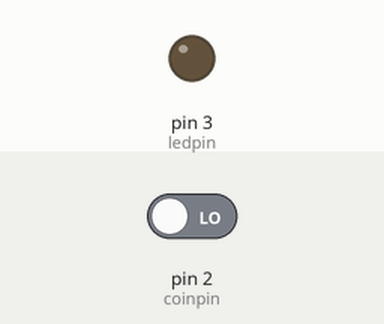
A sketch run on a simulated Arduino Uno, built with avr-gcc and run on an emulated ATmega328P. Shown: output pins drawn as LEDs (lit = HIGH). The inputs (shaded band) are chosen by the test bench; at power-on: pin 2 (coinpin) LOW. What the sketch prints to the serial monitor is not drawn.

Above: at 1.2 s.
1.3 s: pin 2 (coinpin) driven HIGH
At 1.8 s:
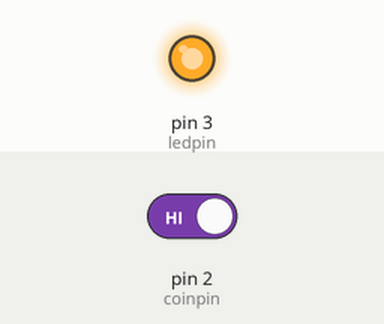
Timing chart, 0 to 4.3 s (numbered marks = the images above; inputs shaded):
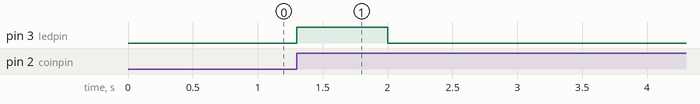

The sketch:

coin-acceptor.ino
```cpp
// Arduino coin acceptor code by hxlnt
// Originally created for "Adding a Coin Acceptor to Your Arduino Project" on the Maker Show
// See the entire video tutorial at https://channel9.msdn.com/Shows/themakershow/10
//
// Read your coin acceptor's specs and instructions first for hookup specifics
// Modifications to this code may be needed
// Coin acceptor model used in this example is JY-923
//
// xoxox


// Constants
const int coinpin = 2;
const int ledpin = 3;
const int targetcents = 100;

// Variables
volatile int cents = 0;
int credits = 0;

// Setup
void setup() {

  Serial.begin(9600);
  attachInterrupt(digitalPinToInterrupt(coinpin), coinInterrupt, RISING);
  pinMode(ledpin, OUTPUT);

}

// Main loop
void loop() {

  // If we've hit our target amount of coins, increment our credits and reset the cents counter
  if (cents >= targetcents) {
    credits = credits + 1;
    cents = cents - targetcents;
  }

  // If we haven't reached our target, keep waiting...
  else {
  }

  // Debugging zone
  Serial.print(cents);
  Serial.print(" cents toward current credit and ");
  Serial.print(credits);
  Serial.println(" credit(s) earned so far.");
  delay(1000);

  // Turn off LED
  digitalWrite(ledpin, LOW);

  // Now, write your own cool code here that triggers an event when the player has credits!
  if (credits > 0) {
    // Play music?
    // Spin up a motor?
    // Start a game?
    // It's up to you!
  }

}

// Interrupt
void coinInterrupt(){

  // Each time a pulse is sent from the coin acceptor, interrupt main loop to add 1 cent and flip on the LED
  cents = cents + 1;
  digitalWrite(ledpin, HIGH);

}
```

Measured:
- after the input at 1.3 s, pin 3 (ledpin): LOW → HIGH at once, → LOW 0.70 s later
